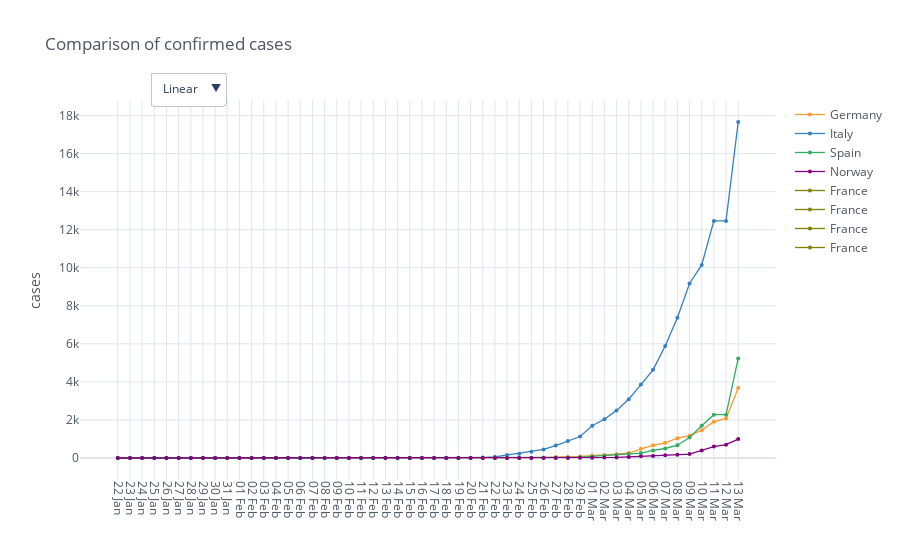

The notebook cell saved with this chart:
### Code cell
countries = ['Germany', 'France', 'Italy', 'Spain', 'Norway']

confirmed_cases_countries = io.load_cases(io.get_filename_confirmed_cases(), countries)

fig = mp.iplot_comparative_plot(confirmed_cases_countries, title='Comparison of confirmed cases', size=4, yTitle='cases', mode='lines+markers', asFigure=True)
fig.show()

### Figure 1 — Plotly figure (JSON) as saved in the notebook; plotly's stock layout.template omitted (floating-point values rounded to 4 significant figures; data arrays with more than 128 entries replaced by an {"elided": "..."} marker saying what was removed)
{"data": [{"line": {"color": "rgba(255, 153, 51, 1.0)", "dash": "solid", "shape": "linear", "width": 1.3}, "marker": {"size": 4, "symbol": "circle"}, "mode": "lines+markers", "name": "Germany", "text": "", "type": "scatter", "x": [22, 23, 24, 25, 26, 27, 28, 29, 30, 31, 32, 33, 34, 35, 36, 37, 38, 39, 40, 41, 42, 43, 44, 45, 46, 47, 48, 49, 50, 51, 52, 53, 54, 55, 56, 57, 58, 59, 60, 61, 62, 63, 64, 65, 66, 67, 68, 69, 70, 71, 72, 73], "y": [0, 0, 0, 0, 0, 1, 4, 4, 4, 5, 8, 10, 12, 12, 12, 12, 13, 13, 14, 14, 16, 16, 16, 16, 16, 16, 16, 16, 16, 16, 16, 16, 16, 16, 17, 27, 46, 48, 79, 130, 159, 196, 262, 482, 670, 799, 1040, 1176, 1457, 1908, 2078, 3675]}, {"line": {"color": "rgba(55, 128, 191, 1.0)", "dash": "solid", "shape": "linear", "width": 1.3}, "marker": {"size": 4, "symbol": "circle"}, "mode": "lines+markers", "name": "Italy", "text": "", "type": "scatter", "x": [22, 23, 24, 25, 26, 27, 28, 29, 30, 31, 32, 33, 34, 35, 36, 37, 38, 39, 40, 41, 42, 43, 44, 45, 46, 47, 48, 49, 50, 51, 52, 53, 54, 55, 56, 57, 58, 59, 60, 61, 62, 63, 64, 65, 66, 67, 68, 69, 70, 71, 72, 73], "y": [0, 0, 0, 0, 0, 0, 0, 0, 0, 2, 2, 2, 2, 2, 2, 2, 3, 3, 3, 3, 3, 3, 3, 3, 3, 3, 3, 3, 3, 3, 20, 62, 155, 229, 322, 453, 655, 888, 1128, 1694, 2036, 2502, 3089, 3858, 4636, 5883, 7375, 9172, 10149, 12462, 12462, 17660]}, {"line": {"color": "rgba(50, 171, 96, 1.0)", "dash": "solid", "shape": "linear", "width": 1.3}, "marker": {"size": 4, "symbol": "circle"}, "mode": "lines+markers", "name": "Spain", "text": "", "type": "scatter", "x": [22, 23, 24, 25, 26, 27, 28, 29, 30, 31, 32, 33, 34, 35, 36, 37, 38, 39, 40, 41, 42, 43, 44, 45, 46, 47, 48, 49, 50, 51, 52, 53, 54, 55, 56, 57, 58, 59, 60, 61, 62, 63, 64, 65, 66, 67, 68, 69, 70, 71, 72, 73], "y": [0, 0, 0, 0, 0, 0, 0, 0, 0, 0, 1, 1, 1, 1, 1, 1, 1, 1, 2, 2, 2, 2, 2, 2, 2, 2, 2, 2, 2, 2, 2, 2, 2, 2, 6, 13, 15, 32, 45, 84, 120, 165, 222, 259, 400, 500, 673, 1073, 1695, 2277, 2277, 5232]}, {"line": {"color": "rgba(128, 0, 128, 1.0)", "dash": "solid", "shape": "linear", "width": 1.3}, "marker": {"size": 4, "symbol": "circle"}, "mode": "lines+markers", "name": "Norway", "text": "", "type": "scatter", "x": [22, 23, 24, 25, 26, 27, 28, 29, 30, 31, 32, 33, 34, 35, 36, 37, 38, 39, 40, 41, 42, 43, 44, 45, 46, 47, 48, 49, 50, 51, 52, 53, 54, 55, 56, 57, 58, 59, 60, 61, 62, 63, 64, 65, 66, 67, 68, 69, 70, 71, 72, 73], "y": [0, 0, 0, 0, 0, 0, 0, 0, 0, 0, 0, 0, 0, 0, 0, 0, 0, 0, 0, 0, 0, 0, 0, 0, 0, 0, 0, 0, 0, 0, 0, 0, 0, 0, 0, 1, 1, 6, 15, 19, 25, 32, 56, 87, 108, 147, 176, 205, 400, 598, 702, 996]}, {"line": {"color": "rgba(128, 128, 0, 1.0)", "dash": "solid", "shape": "linear", "width": 1.3}, "marker": {"size": 4, "symbol": "circle"}, "mode": "lines+markers", "name": "France", "text": "", "type": "scatter", "x": [22, 23, 24, 25, 26, 27, 28, 29, 30, 31, 32, 33, 34, 35, 36, 37, 38, 39, 40, 41, 42, 43, 44, 45, 46, 47, 48, 49, 50, 51, 52, 53, 54, 55, 56, 57, 58, 59, 60, 61, 62, 63, 64, 65, 66, 67, 68, 69, 70, 71, 72, 73], "y": {"elided": "52x4 int values"}}, {"line": {"color": "rgba(128, 128, 0, 1.0)", "dash": "solid", "shape": "linear", "width": 1.3}, "marker": {"size": 4, "symbol": "circle"}, "mode": "lines+markers", "name": "France", "text": "", "type": "scatter", "x": [22, 23, 24, 25, 26, 27, 28, 29, 30, 31, 32, 33, 34, 35, 36, 37, 38, 39, 40, 41, 42, 43, 44, 45, 46, 47, 48, 49, 50, 51, 52, 53, 54, 55, 56, 57, 58, 59, 60, 61, 62, 63, 64, 65, 66, 67, 68, 69, 70, 71, 72, 73], "y": {"elided": "52x4 int values"}}, {"line": {"color": "rgba(128, 128, 0, 1.0)", "dash": "solid", "shape": "linear", "width": 1.3}, "marker": {"size": 4, "symbol": "circle"}, "mode": "lines+markers", "name": "France", "text": "", "type": "scatter", "x": [22, 23, 24, 25, 26, 27, 28, 29, 30, 31, 32, 33, 34, 35, 36, 37, 38, 39, 40, 41, 42, 43, 44, 45, 46, 47, 48, 49, 50, 51, 52, 53, 54, 55, 56, 57, 58, 59, 60, 61, 62, 63, 64, 65, 66, 67, 68, 69, 70, 71, 72, 73], "y": {"elided": "52x4 int values"}}, {"line": {"color": "rgba(128, 128, 0, 1.0)", "dash": "solid", "shape": "linear", "width": 1.3}, "marker": {"size": 4, "symbol": "circle"}, "mode": "lines+markers", "name": "France", "text": "", "type": "scatter", "x": [22, 23, 24, 25, 26, 27, 28, 29, 30, 31, 32, 33, 34, 35, 36, 37, 38, 39, 40, 41, 42, 43, 44, 45, 46, 47, 48, 49, 50, 51, 52, 53, 54, 55, 56, 57, 58, 59, 60, 61, 62, 63, 64, 65, 66, 67, 68, 69, 70, 71, 72, 73], "y": {"elided": "52x4 int values"}}], "layout": {"legend": {"bgcolor": "#FFFFFF", "font": {"color": "#4D5663"}}, "paper_bgcolor": "#FFFFFF", "plot_bgcolor": "#FFFFFF", "title": {"font": {"color": "#4D5663"}, "text": "Comparison of confirmed cases"}, "updatemenus": [{"buttons": [{"args": [{"xaxis.type": "linear", "yaxis.type": "linear"}], "label": "Linear", "method": "relayout"}, {"args": [{"xaxis.type": "log", "yaxis.type": "log"}], "label": "Log", "method": "relayout"}], "direction": "down", "pad": {"r": 10, "t": 10}, "showactive": true, "x": 0.1, "xanchor": "left", "y": 1.1, "yanchor": "top"}], "xaxis": {"gridcolor": "#E1E5ED", "showgrid": true, "tickangle": 90, "tickfont": {"color": "#4D5663"}, "tickmode": "array", "ticktext": ["22 Jan", "23 Jan", "24 Jan", "25 Jan", "26 Jan", "27 Jan", "28 Jan", "29 Jan", "30 Jan", "31 Jan", "01 Feb", "02 Feb", "03 Feb", "04 Feb", "05 Feb", "06 Feb", "07 Feb", "08 Feb", "09 Feb", "10 Feb", "11 Feb", "12 Feb", "13 Feb", "14 Feb", "15 Feb", "16 Feb", "17 Feb", "18 Feb", "19 Feb", "20 Feb", "21 Feb", "22 Feb", "23 Feb", "24 Feb", "25 Feb", "26 Feb", "27 Feb", "28 Feb", "29 Feb", "01 Mar", "02 Mar", "03 Mar", "04 Mar", "05 Mar", "06 Mar", "07 Mar", "08 Mar", "09 Mar", "10 Mar", "11 Mar", "12 Mar", "13 Mar"], "tickvals": [22, 23, 24, 25, 26, 27, 28, 29, 30, 31, 32, 33, 34, 35, 36, 37, 38, 39, 40, 41, 42, 43, 44, 45, 46, 47, 48, 49, 50, 51, 52, 53, 54, 55, 56, 57, 58, 59, 60, 61, 62, 63, 64, 65, 66, 67, 68, 69, 70, 71, 72, 73], "title": {"font": {"color": "#4D5663"}, "text": ""}, "zerolinecolor": "#E1E5ED"}, "yaxis": {"gridcolor": "#E1E5ED", "showgrid": true, "tickfont": {"color": "#4D5663"}, "title": {"font": {"color": "#4D5663"}, "text": "cases"}, "zerolinecolor": "#E1E5ED"}}}
